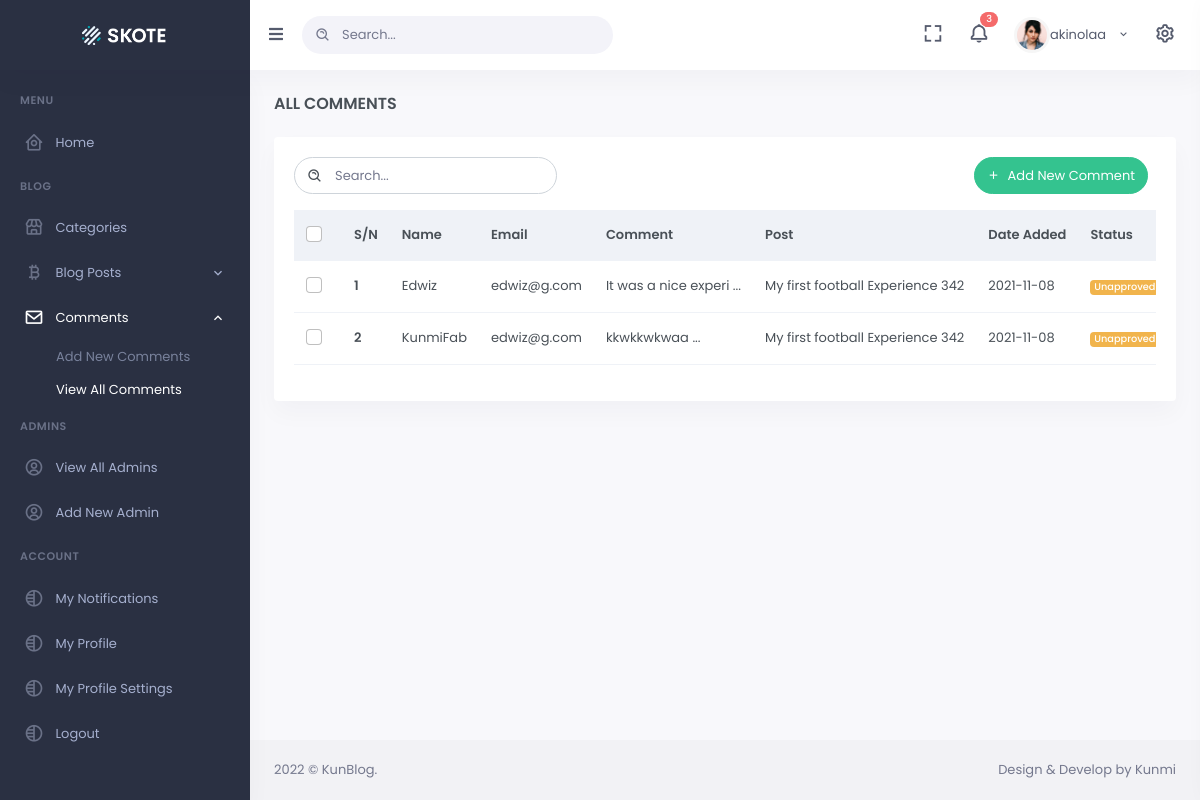
The app's page /comments.php (signed in) with its own data.
### tables this page shows
CREATE TABLE `comments` (
  `id` int(255) NOT NULL,
  `name` varchar(255) NOT NULL,
  `email` varchar(255) NOT NULL,
  `comment` text NOT NULL,
  `post_id` int(255) NOT NULL,
  `status_id` int(2) NOT NULL DEFAULT 0,
  `date` date NOT NULL DEFAULT current_timestamp()
);

CREATE TABLE `posts` (
  `id` int(11) NOT NULL,
  `title` varchar(255) NOT NULL,
  `content` text NOT NULL,
  `image` text NOT NULL,
  `cat_id` int(255) NOT NULL,
  `author_id` int(255) NOT NULL,
  `status_id` int(2) NOT NULL DEFAULT 1,
  `date` date NOT NULL DEFAULT current_timestamp()
);

### includes/restriction.php (called while the page is built, shortened)
<?php
if(!isset($_SESSION["user_loggedin"])){
    header("Location: login.php");
}else {
    $user_id_unsanitized = $_SESSION["user_loggedin"];
    $user_id = mysqli_real_escape_string($connect,filter_var($user_id_unsanitized,FILTER_SANITIZE_STRING));
    $check_user_exists_sql = "SELECT * FROM admins WHERE id = $user_id";
    $check_user_exists = mysqli_query($connect,$check_user_exists_sql);
    if(mysqli_num_rows($check_user_exists) != 1){
        header("Location: login.php");
    }else {
        while($user_row = mysqli_fetch_assoc($check_user_exists)){
            $user_username = $user_row["username"];
        }
    }
}

### comments.php (the view, shortened to what this page needs)
<!doctype html>
<html lang="en">
<head>
        <link href="assets/css/bootstrap.min.css" id="bootstrap-style" rel="stylesheet" type="text/css" />
        <link href="assets/css/icons.min.css" rel="stylesheet" type="text/css" />
        <link href="assets/css/app.min.css" id="app-style" rel="stylesheet" type="text/css" />
    </head>
    <body data-sidebar="dark">
        <div id="layout-wrapper">
        <?php include_once "includes/layout/header.php"; ?>
           <?php include_once "includes/layout/sidebar.php"; ?>
            <div class="main-content">
                <div class="page-content">
                    <div class="container-fluid">
                        <div class="row">
                            <div class="col-12">
                                <div class="page-title-box d-sm-flex align-items-center justify-content-between">
                                    <h4 class="mb-sm-0 font-size-18">ALL COMMENTS</h4>
                                </div>
                            </div>
                        </div>
                        <div class="row">
                            <div class="col-12">
                                <div class="card">
                                    <div class="card-body">
                                        <div class="row mb-2">
                                            <div class="col-sm-4">
                                                <div class="search-box me-2 mb-2 d-inline-block">
                                                    <div class="position-relative">
                                                        <input type="text" class="form-control" placeholder="Search...">
                                                        <i class="bx bx-search-alt search-icon"></i>
                                                    </div>
                                                </div>
                                            </div>
                                            <div class="col-sm-8">
                                                <div class="text-sm-end">
                                                    <a type="button" href='add-comment.php' class="btn btn-success btn-rounded waves-effect waves-light mb-2 me-2"><i class="mdi mdi-plus me-1"></i> Add New Comment</a>
                                                </div>
                                            </div>
                                        </div>
                                        <div class="table-responsive">
                                            <table class="table align-middle table-nowrap table-check">
                                                <thead class="table-light">
                                                    <tr>
                                                        <th style="width: 20px;" class="align-middle">
                                                            <div class="form-check font-size-16">
                                                                <input class="form-check-input" type="checkbox" id="checkAll">
                                                            </div>
                                                        </th>
                                                        <th class="align-middle">S/N</th>
                                                        <th class="align-middle">Name</th>
                                                        <th class="align-middle">Email</th>
                                                        <th class="align-middle">Comment</th>
                                                        <th class="align-middle">Post</th>
                                                        <th class="align-middle">Date Added</th>
                                                        <th class="align-middle">Status</th>
                                                    </tr>
                                                </thead>
                                                <tbody>
                                                   <?php
                                                   $sn = 1;
                                                   $get_comments_details_sql = "SELECT * FROM comments";
                                                   $get_comments_details = mysqli_query($connect,$get_comments_details_sql);
                                                   if(mysqli_num_rows($get_comments_details) < 1){
                                                       echo "No comments yet";
                                                   }else{
                                                       while($all_comment_row = mysqli_fetch_assoc($get_comments_details)){
                                                           $comment_name = $all_comment_row['name'];
                                                           $comment_email = $all_comment_row['email'];
                                                           $comment_content = $all_comment_row['comment'];
                                                           $comment_post_id = $all_comment_row['post_id'];
                                                           $comment_id = $all_comment_row['id'];
                                                           $comment_date = $all_comment_row['date'];
                                                           $comment_status_id = $all_comment_row['status_id'];
                                                      $get_post_sql = "SELECT * FROM posts WHERE id = $comment_post_id";
                                                      $get_post = mysqli_query($connect,$get_post_sql);
                                                      while($post_row = mysqli_fetch_assoc($get_post)){
                                                          $post_name = $post_row['title'];
                                                      }
                                                      if($comment_status_id == 1){
                                                          $comment_status_msg = "<div class='badge bg-success'>Approved</div>";
                                                          $comment_approve_icon = "<a title='Unapprove' href='" .$_SERVER['PHP_SELF'] ."?approvebtn=$comment_id;'" ."onclick=\"javascript: return confirm('Are you sure you want to UNAPPROVE this comment? This would make this comment unavailable to viewers')\"" ."class='text-success'><i  class='bx bx-x text-warning font-size-20'></i></a>";
                                                      }else{
                                                          $comment_status_msg = "<div class='badge bg-warning'>Unapproved</div>";
                                                      }
                                                   ?>
                                                    <tr>
                                                        <td>
                                                            <div class="form-check font-size-16">
                                                                <input class="form-check-input" type="checkbox" id="orderidcheck09">
                                                            </div>
                                                        </td>
                                                        <td><a href="javascript: void(0);" class="text-body fw-bold"><?php echo $sn; ?></a> </td>
                                                        <td><?php echo $comment_name; ?></td>
                                                        <td><?php echo $comment_email; ?></td>
                                                        <td><?php echo substr($comment_content,0,20) ." ..."; ?></td>
                                                        <td><?php echo $post_name; ?></td>
                                                        <td><?php echo $comment_date; ?></td>
                                                        <td><?php echo $comment_status_msg; ?></td>
                                                    </tr>
                                                   <?php $sn++; }} ?>
                                                </tbody>
                                            </table>
                                        </div>
                                    </div>
                                </div>
                            </div>
                        </div>
                    </div>
                </div>
                <?php include_once "includes/layout/footer.php"; ?>
            </div>
        </div>
    </body>
</html>

### includes/layout/header.php (shortened to what this page needs)
<?php include_once "includes/auth/db.php"; ?>
<?php include_once "includes/restriction.php"; ?>
            <header id="page-topbar">
                <div class="navbar-header">
                    <div class="d-flex">
                        <div class="navbar-brand-box">
                            <a href="index-2.html" class="logo logo-light">
                                <span class="logo-lg">
                                    <img src="assets/images/logo-light.png" alt="" height="19">
                                </span>
                            </a>
                        </div>
                        <button type="button" class="btn btn-sm px-3 font-size-16 header-item waves-effect" id="vertical-menu-btn">
                            <i class="fa fa-fw fa-bars"></i>
                        </button>
                        <form class="app-search d-none d-lg-block">
                            <div class="position-relative">
                                <input type="text" class="form-control" placeholder="Search...">
                                <span class="bx bx-search-alt"></span>
                            </div>
                        </form>
                    </div>
                    <div class="d-flex">
                        <div class="dropdown d-none d-lg-inline-block ms-1">
                            <button type="button" class="btn header-item noti-icon waves-effect" data-toggle="fullscreen">
                                <i class="bx bx-fullscreen"></i>
                            </button>
                        </div>
                        <div class="dropdown d-inline-block">
                            <button type="button" class="btn header-item noti-icon waves-effect" id="page-header-notifications-dropdown"
                            data-bs-toggle="dropdown" aria-haspopup="true" aria-expanded="false">
                                <i class="bx bx-bell bx-tada"></i>
                                <span class="badge bg-danger rounded-pill">3</span>
                            </button>
                        </div>
                        <div class="dropdown d-inline-block">
                            <button type="button" class="btn header-item waves-effect" id="page-header-user-dropdown"
                            data-bs-toggle="dropdown" aria-haspopup="true" aria-expanded="false">
                                <img class="rounded-circle header-profile-user" src="assets/images/users/avatar-1.jpg"
                                    alt="Header Avatar"><?php echo $user_username; ?>
                                <i class="mdi mdi-chevron-down d-none d-xl-inline-block"></i>
                            </button>
                        </div>
                        <div class="dropdown d-inline-block">
                            <button type="button" class="btn header-item noti-icon right-bar-toggle waves-effect">
                                <i class="bx bx-cog bx-spin"></i>
                            </button>
                        </div>
                    </div>
                </div>
            </header>

### records on screen
comments: name "Edwiz", email "edwiz@g.com", comment "It was a nice experi", post.title "My first football Experience 342", date "2021-11-08", status_id "Unapproved"
comments: name "KunmiFab", email "edwiz@g.com", comment "kkwkkwkwaa", post.title "My first football Experience 342", date "2021-11-08", status_id "Unapproved"

### other values on screen
$user_username "akinolaa"
